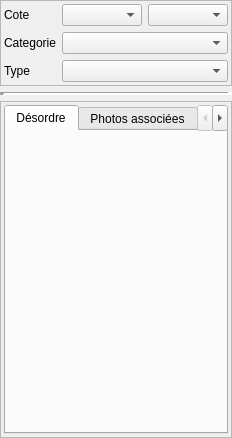
<?xml version="1.0" encoding="UTF-8"?>
<ui version="4.0">
 <class>Form</class>
 <widget class="QWidget" name="Form">
  <property name="geometry">
   <rect>
    <x>0</x>
    <y>0</y>
    <width>232</width>
    <height>438</height>
   </rect>
  </property>
  <property name="windowTitle">
   <string>Form</string>
  </property>
  <layout class="QVBoxLayout" name="verticalLayout_2">
   <property name="margin">
    <number>0</number>
   </property>
   <item>
    <widget class="QFrame" name="frame_2">
     <property name="frameShape">
      <enum>QFrame::StyledPanel</enum>
     </property>
     <property name="frameShadow">
      <enum>QFrame::Raised</enum>
     </property>
     <layout class="QGridLayout" name="gridLayout_3" columnstretch="1,5,5" columnminimumwidth="1,5,5">
      <property name="margin">
       <number>3</number>
      </property>
      <item row="0" column="0">
       <widget class="QLabel" name="label">
        <property name="text">
         <string>Cote</string>
        </property>
       </widget>
      </item>
      <item row="0" column="1">
       <widget class="QComboBox" name="comboBox_cote"/>
      </item>
      <item row="0" column="2">
       <widget class="QComboBox" name="comboBox_position"/>
      </item>
      <item row="2" column="0">
       <widget class="QLabel" name="label_3">
        <property name="text">
         <string>Type</string>
        </property>
       </widget>
      </item>
      <item row="2" column="1" colspan="2">
       <widget class="QComboBox" name="comboBox_des_type"/>
      </item>
      <item row="1" column="0">
       <widget class="QLabel" name="label_2">
        <property name="text">
         <string>Categorie</string>
        </property>
       </widget>
      </item>
      <item row="1" column="1" colspan="2">
       <widget class="QComboBox" name="comboBox_des_cat"/>
      </item>
     </layout>
    </widget>
   </item>
   <item>
    <widget class="Line" name="line">
     <property name="frameShadow">
      <enum>QFrame::Sunken</enum>
     </property>
     <property name="lineWidth">
      <number>5</number>
     </property>
     <property name="orientation">
      <enum>Qt::Horizontal</enum>
     </property>
    </widget>
   </item>
   <item>
    <widget class="QFrame" name="frame">
     <property name="frameShape">
      <enum>QFrame::StyledPanel</enum>
     </property>
     <property name="frameShadow">
      <enum>QFrame::Raised</enum>
     </property>
     <layout class="QVBoxLayout" name="verticalLayout">
      <property name="margin">
       <number>3</number>
      </property>
      <item>
       <widget class="QTabWidget" name="tabWidget">
        <property name="currentIndex">
         <number>0</number>
        </property>
        <widget class="QWidget" name="tab">
         <attribute name="title">
          <string>Désordre</string>
         </attribute>
         <layout class="QGridLayout" name="gridLayout" columnstretch="0">
          <property name="margin">
           <number>3</number>
          </property>
         </layout>
        </widget>
        <widget class="QWidget" name="tab_2">
         <attribute name="title">
          <string>Photos associées</string>
         </attribute>
         <layout class="QVBoxLayout" name="verticalLayout_3">
          <property name="margin">
           <number>3</number>
          </property>
         </layout>
        </widget>
        <widget class="QWidget" name="tab_3">
         <attribute name="title">
          <string>Croquis</string>
         </attribute>
         <layout class="QVBoxLayout" name="verticalLayout_4">
          <property name="margin">
           <number>3</number>
          </property>
         </layout>
        </widget>
       </widget>
      </item>
     </layout>
    </widget>
   </item>
  </layout>
 </widget>
 <resources/>
 <connections/>
</ui>
